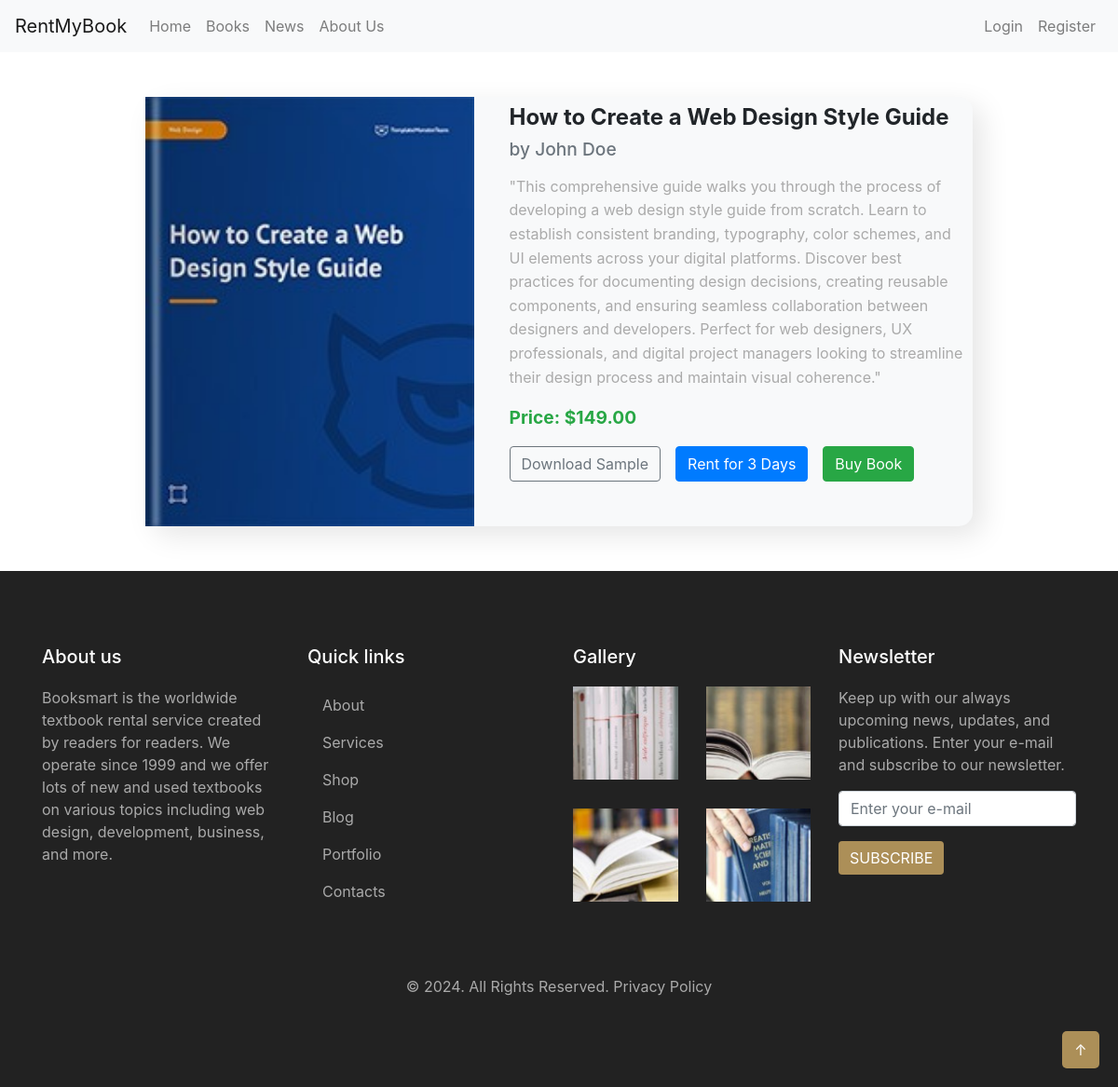
Before: /book/1/ with the older database file.
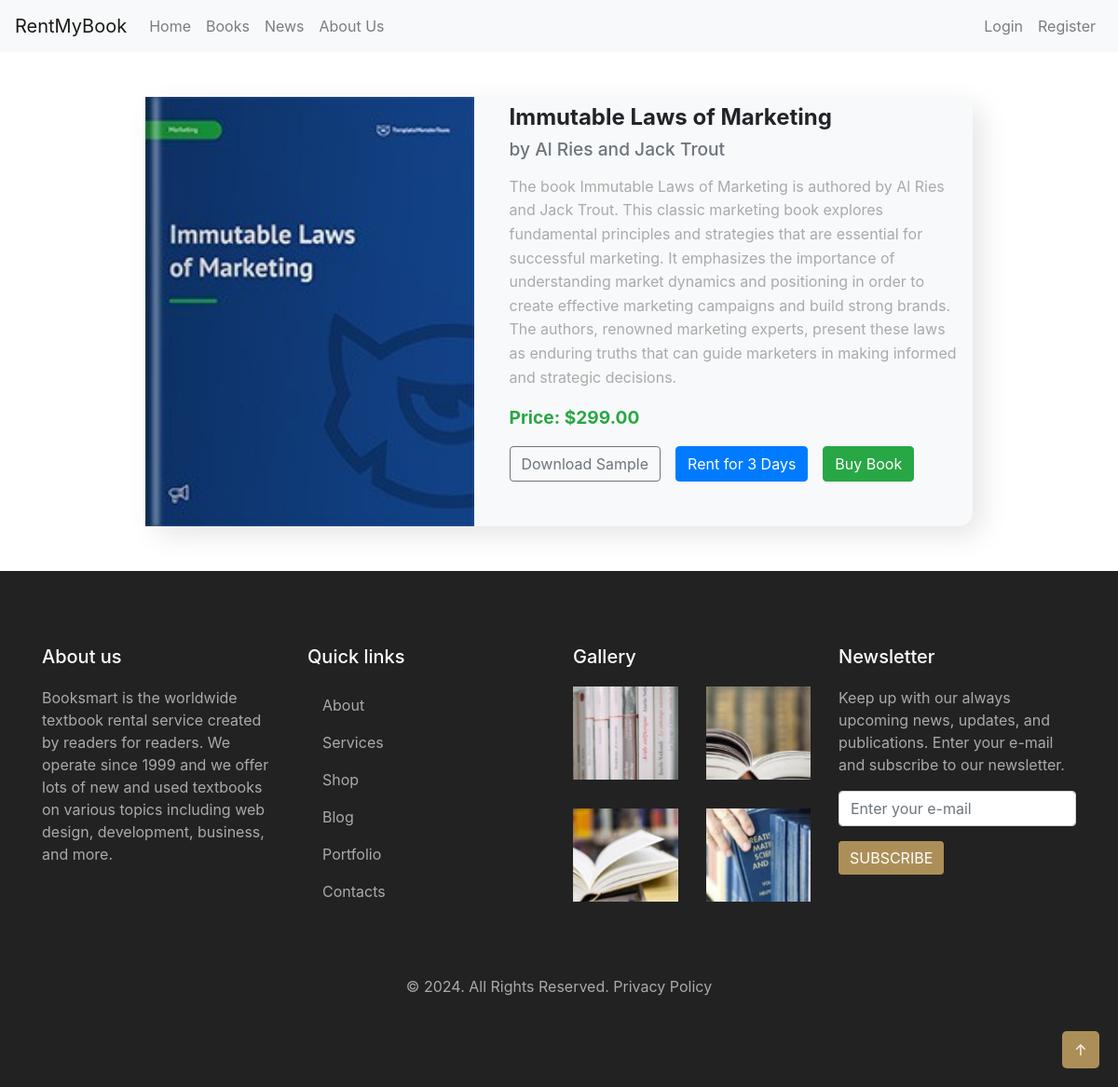
After: the same page with the newer database file.
### books/models.py (models this page shows, shortened)
class Book(models.Model):
    title = models.CharField(max_length=200)
    author = models.CharField(max_length=200)
    description = models.TextField()
    cover_image = models.ImageField(upload_to='book_covers/')
    sample_pdf = models.FileField(upload_to='book_samples/')
    full_pdf = models.FileField(upload_to='book_full/')
    price = models.DecimalField(max_digits=6, decimal_places=2)

### books/views.py (the view)
# urls.py: path('book/<int:book_id>/', views.book_detail, name='book_detail'),
def book_detail(request, book_id):
    book = get_object_or_404(Book, pk=book_id)
    return render(request, 'books/book_detail.html', {'book': book})

### templates/books/book_detail.html (shortened to what this page needs)
{% extends 'layout/base.html' %}
{% block body %}
<div class="container mt-5 mb-5">
    <div class="book-container">
        <div class="row g-0">
            <div class="col-12 col-lg-5">
                <img src="{{ book.cover_image.url }}" class="book-image" alt="{{ book.title }}">
            </div>
            <div class="col-12 col-lg-7">
                <div class="book-details">
                    <h1 class="book-title">{{ book.title }}</h1>
                    <h2 class="book-author">by {{ book.author }}</h2>
                    <p class="book-description">{{ book.description }}</p>
                    <p class="book-price">Price: ${{ book.price }}</p>
                    <div class="d-flex flex-wrap">
                        <a href="{{ book.sample_pdf.url }}" class="btn btn-outline-secondary" download>Download Sample</a>
                        <a href="{% url 'rent_book' book.id %}" class="btn btn-primary">Rent for 3 Days</a>
                        <a href="{% url 'buy_book' book.id %}" class="btn btn-success">Buy Book</a>
                    </div>
                </div>
            </div>
        </div>
    </div>
</div>
{% endblock body %}

Changed rows visible on the page:
changed Book: cover_image: a different picture; title "How to Create a Web Design Style Guide" → "Immutable Laws of Marketing"; author "John Doe" → "Al Ries and Jack Trout"; description "\"This comprehensive guide walks you through the process of developing a web design style guide from scratch. Learn to establish consistent branding, typography, color schemes, and UI elements across your digital platforms. Discover best practices for documenting design decisions, creating reusable components, and ensuring seamless collaboration between designers and developers. Perfect for web designers, UX professionals, and digital project managers looking to streamline their design process and maintain visual coherence.\"" → "The book Immutable Laws of Marketing is authored by Al Ries and Jack Trout. This classic marketing book explores fundamental principles and strategies that are essential for successful marketing. It emphasizes the importance of understanding market dynamics and positioning in order to create effective marketing campaigns and build strong brands. The authors, renowned marketing experts, present these laws as enduring truths that can guide marketers in making informed and strategic decisions."; price "149.00" → "299.00"
